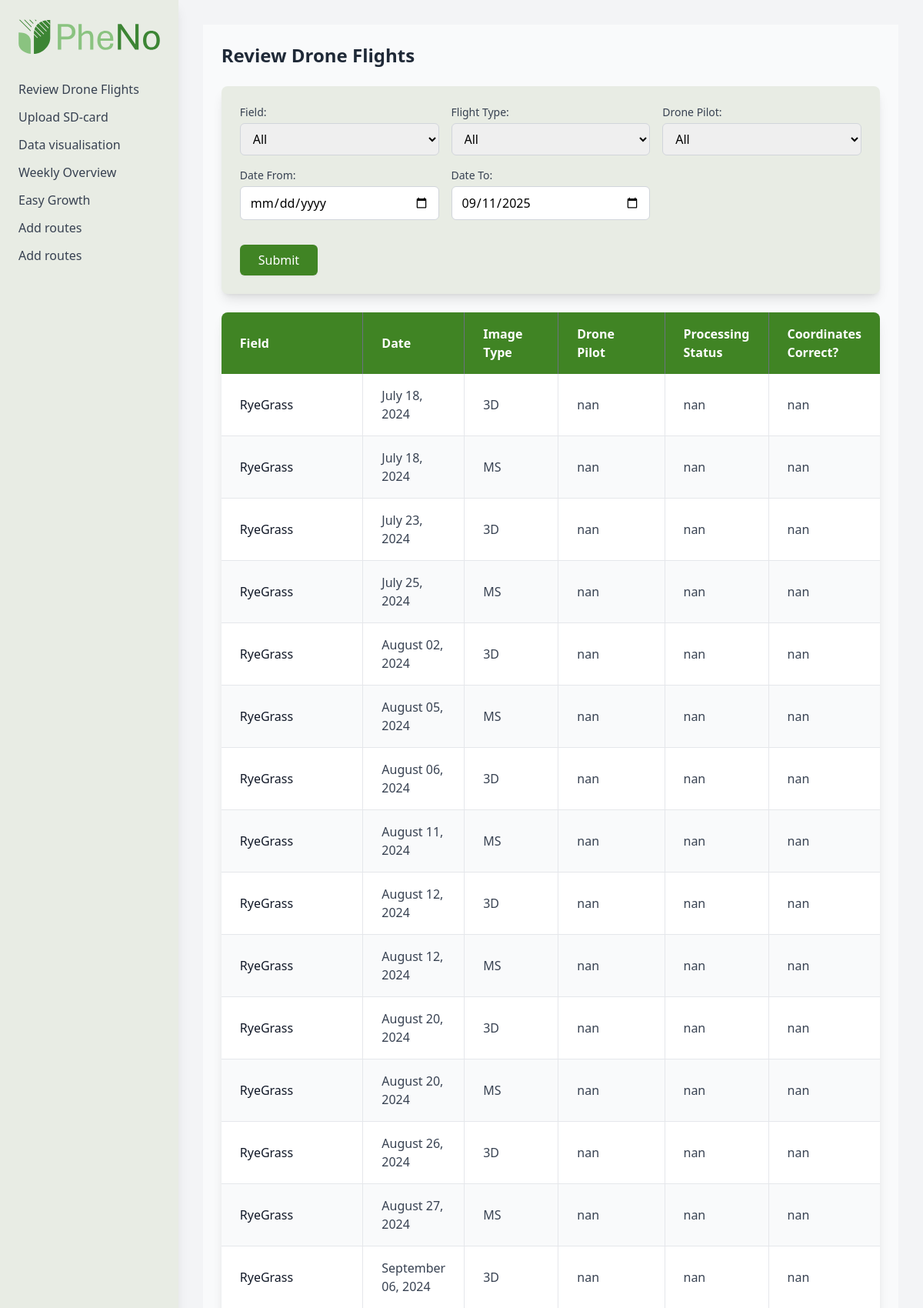
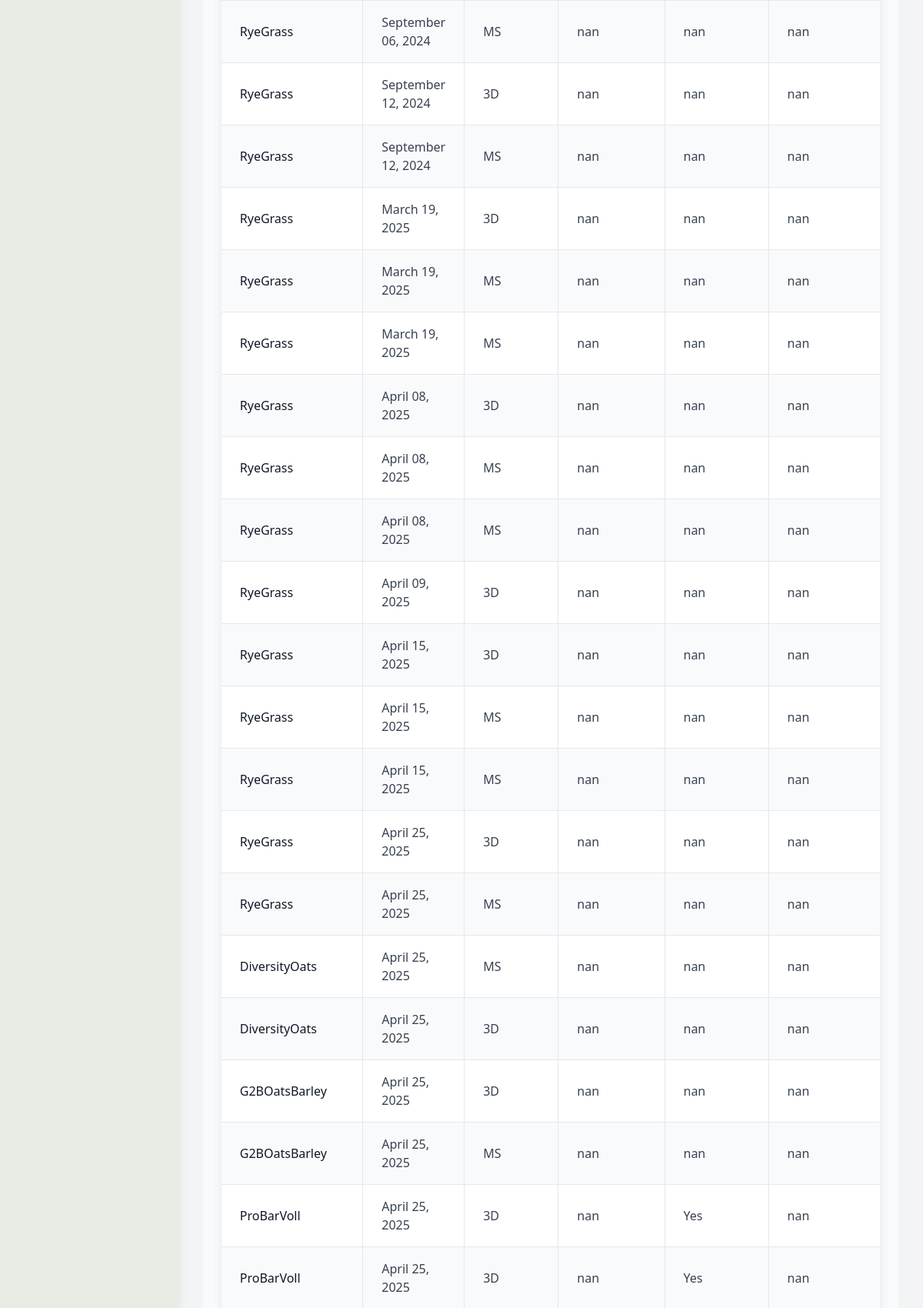
Page /review_drone_flights/ (upper part) on the committed database (2 pictures, top to bottom).
### mainapp/models.py (models this page shows)
class Flight_Log(models.Model):
    FLIGHT_TYPE_CHOICES = [
        ("MS", "MS"),
        ("3D", "3D"),
        ("Thermal", "Thermal"),
        ("RGB", "RGB"),
    ]
    DRONE_MODEL_CHOICES = [
        ("M3M-1", "M3M-1"),
        ("M3M-2", "M3M-2"),
        ("M4T", "M4T"),
    ]
    DRONE_PILOT_CHOICES = [
        ("Ivar", "Ivar"),
        ("Frederic", "Frederic"),
        ("Christopher", "Christopher"),
        ("Kristoffer", "Kristoffer"),
        ("Ludvik", "Ludvik"),
        ("Jorgen", "Jorgen"),
        ("Mia", "Mia"),
        ("Fahad", "Fahad"),
        ("Other", "Other"),
    ]
    REFLECTANCE_PANEL_CHOICES = [
        ("New", "New"),
        ("Old", "Old"),
        ("Carpet", "Carpet"),
    ]
    YES_NO_CHOICES = [
        ("Yes", "Yes"),
        ("No", "No"),
    ]
    foldername = models.CharField(max_length=100, null=True, blank=True)
    flight_field_id = models.CharField(max_length=100, null=True, blank=True)
    project = models.CharField(max_length=100, null=True, blank=True)
    flight_type = models.CharField(
        max_length=100, choices=FLIGHT_TYPE_CHOICES, null=True, blank=True
    )
    drone_type = models.CharField(
        max_length=20, choices=DRONE_MODEL_CHOICES, null=True, blank=True
    )
    drone_pilot = models.CharField(
        max_length=20, choices=DRONE_PILOT_CHOICES, null=True, blank=True
    )
    reflectance_panel = models.CharField(
        max_length=100, choices=REFLECTANCE_PANEL_CHOICES, null=True, blank=True
    )
    flight_date = models.DateField(null=True, blank=True)
    flight_start = models.CharField(max_length=100, null=True, blank=True)
    flight_endstart = models.CharField(max_length=100, null=True, blank=True)
    flight_date = models.DateField(null=True, blank=True)
    flight_comments = models.CharField(max_length=200, null=True, blank=True)
    p4d_step1 = models.CharField(max_length=100, null=True, blank=True)
    p4d_step1_done_by = models.CharField(
        max_length=20, choices=DRONE_PILOT_CHOICES, null=True, blank=True
    )
    p4d_step1_workable_data = models.CharField(
        max_length=100, choices=YES_NO_CHOICES, null=True, blank=True
    )
    p4d_processing = models.CharField(
        max_length=100, choices=YES_NO_CHOICES, null=True, blank=True
    )
    p4d_processing_done_by = models.CharField(
        max_length=20, choices=DRONE_PILOT_CHOICES, null=True, blank=True
    )
    p4d_processing_pc = models.CharField(max_length=100, null=True, blank=True)
    p4d_processing_comments = models.CharField(max_length=200, null=True, blank=True)
    flight_height = models.CharField(max_length=100, null=True, blank=True)
    flight_side_over = models.CharField(max_length=100, null=True, blank=True)
    flight_front_over = models.CharField(max_length=100, null=True, blank=True)
    flight_wind_speed = models.CharField(max_length=100, null=True, blank=True)
    flight_drone_type = models.CharField(max_length=100, null=True, blank=True)
    new_folder_name = models.CharField(max_length=200, null=True, blank=True)
    root_folder = models.CharField(max_length=200, null=True, blank=True)
    flight_path = models.CharField(max_length=200, null=True, blank=True)
    p4d_path = models.CharField(max_length=200, null=True, blank=True)

### mainapp/views.py (the view)
def review_drone_flights(request):
    flights = []
    fields = [{"value": "all", "label": "All"}]
    flight_types = [{"value": "all", "label": "All"}]
    drone_pilots = [{"value": "all", "label": "All"}]
    selected_field = request.GET.get("field", "all")
    selected_flight_type = request.GET.get("flight_type", "all")
    selected_drone_pilot = request.GET.get("drone_pilot", "all")
    date_from = request.GET.get("date_from")
    date_to = request.GET.get("date_to")
    qs = Flight_Log.objects.all()
    if selected_field != "all":
        qs = qs.filter(flight_field_id=selected_field)
    if selected_flight_type != "all":
        qs = qs.filter(flight_type=selected_flight_type)
    if selected_drone_pilot != "all":
        qs = qs.filter(drone_pilot=selected_drone_pilot)
    if date_from:
        date_from_parsed = parse_date(date_from)
        if date_from_parsed:
            qs = qs.filter(flight_date__gte=date_from_parsed)
    if date_to:
        date_to_parsed = parse_date(date_to)
        if date_to_parsed:
            qs = qs.filter(flight_date__lte=date_to_parsed)
    flights = []
    for flight in qs:
        if isinstance(flight.flight_date, str):
            try:
                flight_date_obj = datetime.strptime(
                    flight.flight_date, "%d-%b-%Y"
                ).date()
            except Exception:
                flight_date_obj = None
        else:
            flight_date_obj = flight.flight_date
        flights.append(
            {
                "id": flight.id,
                "field": flight.flight_field_id,
                "date": flight_date_obj,
                "date_display": (
                    flight_date_obj.strftime("%B %d, %Y") if flight_date_obj else ""
                ),
                "image_type": flight.flight_type,
                "drone_pilot": flight.drone_pilot,
                "processing_status": flight.p4d_processing,
                "coordinates_correct": flight.p4d_step1_workable_data or "",
            }
        )
    unique_fields = Flight_Log.objects.values_list(
        "flight_field_id", flat=True
    ).distinct()
    unique_flight_types = Flight_Log.objects.values_list(
        "flight_type", flat=True
    ).distinct()
    unique_drone_pilots = Flight_Log.objects.values_list(
        "drone_pilot", flat=True
    ).distinct()
    fields += [{"value": f, "label": f} for f in sorted(filter(None, unique_fields))]
    flight_types += [
        {"value": f, "label": f} for f in sorted(filter(None, unique_flight_types))
    ]
    drone_pilots += [
        {"value": p, "label": p} for p in sorted(filter(None, unique_drone_pilots))
    ]
    context = {
        "flights": flights,
        "fields": fields,
        "flight_types": flight_types,
        "drone_pilots": drone_pilots,
        "selected_field": selected_field,
        "selected_flight_type": selected_flight_type,
        "selected_drone_pilot": selected_drone_pilot,
        "selected_date_from": date_from,
        "selected_date_to": date_to,
    }
    return render(request, "mainapp/review_drone_flights.html", context)

### mainapp/templates/mainapp/review_drone_flights.html (shortened to what this page needs)
{% extends "mainapp/base.html" %}
{% block content %}
<div class="p-6 bg-gray-50 min-h-screen">
  <h2 class="text-2xl font-bold mb-6 text-gray-800">Review Drone Flights</h2>
  <div class="bg-white rounded-lg shadow-lg p-6 mb-6" style="background-color: #e8ece4;">
    <form action="{% url 'review_drone_flights' %}" method="get" class="space-y-4">
      <div class="grid grid-cols-1 md:grid-cols-2 lg:grid-cols-3 gap-4">
        <div>
          <label for="field" class="block text-sm font-medium text-gray-700 mb-1">Field:</label>
          <select id="field" name="field" class="w-full px-3 py-2 border border-gray-300 rounded-md focus:outline-none focus:ring-2 focus:ring-blue-500 focus:border-transparent">
            {% for field in fields %}
              <option value="{{ field.value }}" {% if field.value == selected_field %}selected{% endif %}>{{ field.label }}</option>
            {% endfor %}
          </select>
        </div>
        <div>
          <label for="flight_type" class="block text-sm font-medium text-gray-700 mb-1">Flight Type:</label>
          <select id="flight_type" name="flight_type" class="w-full px-3 py-2 border border-gray-300 rounded-md focus:outline-none focus:ring-2 focus:ring-blue-500 focus:border-transparent">
            {% for ft in flight_types %}
              <option value="{{ ft.value }}" {% if ft.value == selected_flight_type %}selected{% endif %}>{{ ft.label }}</option>
            {% endfor %}
          </select>
        </div>
        <div>
          <label for="drone_pilot" class="block text-sm font-medium text-gray-700 mb-1">Drone Pilot:</label>
          <select id="drone_pilot" name="drone_pilot" class="w-full px-3 py-2 border border-gray-300 rounded-md focus:outline-none focus:ring-2 focus:ring-blue-500 focus:border-transparent">
            {% for pilot in drone_pilots %}
              <option value="{{ pilot.value }}" {% if pilot.value == selected_drone_pilot %}selected{% endif %}>{{ pilot.label }}</option>
            {% endfor %}
          </select>
        </div>
        <div>
          <label for="date_from" class="block text-sm font-medium text-gray-700 mb-1">Date From:</label>
          <input type="date" id="date_from" name="date_from" value="{{ selected_date_from }}" class="w-full px-3 py-2 border border-gray-300 rounded-md focus:outline-none focus:ring-2 focus:ring-blue-500 focus:border-transparent">
        </div>
        <div>
          <label for="date_to" class="block text-sm font-medium text-gray-700 mb-1">Date To:</label>
          <input type="date" id="date_to" name="date_to" value="{{ selected_date_to }}" class="w-full px-3 py-2 border border-gray-300 rounded-md focus:outline-none focus:ring-2 focus:ring-blue-500 focus:border-transparent">
        </div>
      </div>
      <div class="pt-4">
        <input type="submit" value="Submit" style="background-color: #408424;" class="hover:bg-blue-600 text-white px-6 py-2 rounded-md shadow-sm transition-colors duration-200 cursor-pointer" />
      </div>
    </form>
  </div>
  <div class="bg-white rounded-lg shadow-lg overflow-hidden">
    <table class="w-full">
      <thead>
        <tr class="text-white" style="background-color: #408424;">
          <th class="px-6 py-4 text-left font-semibold border-r border-gray-500">Field</th>
          <th class="px-6 py-4 text-left font-semibold border-r border-gray-500">Date</th>
          <th class="px-6 py-4 text-left font-semibold border-r border-gray-500">Image Type</th>
          <th class="px-6 py-4 text-left font-semibold border-r border-gray-500">Drone Pilot</th>
          <th class="px-6 py-4 text-left font-semibold border-r border-gray-500">Processing Status</th>
          <th class="px-6 py-4 text-left font-semibold">Coordinates Correct?</th>
        </tr>
      </thead>
      <tbody>
        {% for flight in flights %}
          <tr class="clickable-row {% cycle 'bg-white' 'bg-gray-50' %} border-b border-gray-200 hover:bg-blue-50 transition-colors duration-150 cursor-pointer" data-href="{% url 'flight_detail' flight.id %}">
            <td class="px-6 py-4 font-medium text-gray-900 border-r border-gray-200">{{ flight.field }}</td>
            <td class="px-6 py-4 text-gray-700 border-r border-gray-200">{{ flight.date_display }}</td>
            <td class="px-6 py-4 text-gray-700 border-r border-gray-200">{{ flight.image_type }}</td>
            <td class="px-6 py-4 text-gray-700 border-r border-gray-200">{{ flight.drone_pilot }}</td>
            <td class="px-6 py-4 text-gray-700 border-r border-gray-200">{{ flight.processing_status }}</td>
            <td class="px-6 py-4 text-gray-700">{{ flight.coordinates_correct }}</td>
          </tr>
        {% empty %}
          <tr class="bg-white border-b border-gray-200">
            <td colspan="6" class="px-6 py-8 text-center text-gray-500 italic">No flights found.</td>
          </tr>
        {% endfor %}
      </tbody>
    </table>
  </div>
</div>
{% endblock %}

### mainapp/templates/mainapp/base.html (shortened to what this page needs)
<!DOCTYPE html>
<html lang="en">
<head>
  <script src="https://cdn.tailwindcss.com"></script>
</head>
{% load static %}
{% load static %}
<body class="bg-gray-100 min-h-screen flex">
  <nav class="w-64 bg-beige shadow-lg h-screen p-6 space-y-4">
    <img src="{% static 'mainapp/images/pheno-logo-green.svg' %}" alt="UAV Data Processing" class="h-12 mb-8">
    <ul class="space-y-3 text-gray-700 font-medium">
      <li><a href="{% url 'review_drone_flights' %}" class="block hover:text-blue-600">Review Drone Flights</a></li>
      <li><a href="{% url 'sd_card_view' %}" class="block hover:text-blue-600">Upload SD-card</a></li>
      <li><a href="{% url 'data_visualisation' %}" class="block hover:text-blue-600">Data visualisation</a></li>
      <li><a href="{% url 'weekly_overview' %}" class="block hover:text-blue-600">Weekly Overview</a></li>
      <li><a href="{% url 'easy_growth' %}" class="block hover:text-blue-600">Easy Growth</a></li>
      <li><a href="{% url 'add_routes' %}" class="block hover:text-blue-600">Add routes</a></li>
      <li><a href="{% url 'add_routes' %}" class="block hover:text-blue-600">Add routes</a></li>
    </ul>
  </nav>
  <main class="flex-1 p-8">
    {% block content %}
    {% endblock %}
  </main>
</body>
</html>

### mainapp/templates/mainapp/base.html (style rules this page uses)
.bg-beige { background-color: #e8ece4; }

### rows in the picture
Flight_Log: field "RyeGrass", image_type "3D", drone_pilot "nan", processing_status "nan", coordinates_correct "nan"
Flight_Log: field "RyeGrass", image_type "MS", drone_pilot "nan", processing_status "nan", coordinates_correct "nan"
Flight_Log: field "RyeGrass", image_type "3D", drone_pilot "nan", processing_status "nan", coordinates_correct "nan"
Flight_Log: field "RyeGrass", image_type "MS", drone_pilot "nan", processing_status "nan", coordinates_correct "nan"
Flight_Log: field "RyeGrass", image_type "3D", drone_pilot "nan", processing_status "nan", coordinates_correct "nan"
Flight_Log: field "RyeGrass", image_type "MS", drone_pilot "nan", processing_status "nan", coordinates_correct "nan"
Flight_Log: field "RyeGrass", image_type "3D", drone_pilot "nan", processing_status "nan", coordinates_correct "nan"
Flight_Log: field "RyeGrass", image_type "MS", drone_pilot "nan", processing_status "nan", coordinates_correct "nan"
Flight_Log: field "RyeGrass", image_type "3D", drone_pilot "nan", processing_status "nan", coordinates_correct "nan"
Flight_Log: field "RyeGrass", image_type "MS", drone_pilot "nan", processing_status "nan", coordinates_correct "nan"
Flight_Log: field "RyeGrass", image_type "3D", drone_pilot "nan", processing_status "nan", coordinates_correct "nan"
Flight_Log: field "RyeGrass", image_type "MS", drone_pilot "nan", processing_status "nan", coordinates_correct "nan"
Flight_Log: field "RyeGrass", image_type "3D", drone_pilot "nan", processing_status "nan", coordinates_correct "nan"
Flight_Log: field "RyeGrass", image_type "MS", drone_pilot "nan", processing_status "nan", coordinates_correct "nan"
Flight_Log: field "RyeGrass", image_type "3D", drone_pilot "nan", processing_status "nan", coordinates_correct "nan"
Flight_Log: field "RyeGrass", image_type "MS", drone_pilot "nan", processing_status "nan", coordinates_correct "nan"
Flight_Log: field "RyeGrass", image_type "3D", drone_pilot "nan", processing_status "nan", coordinates_correct "nan"
Flight_Log: field "RyeGrass", image_type "MS", drone_pilot "nan", processing_status "nan", coordinates_correct "nan"
Flight_Log: field "RyeGrass", image_type "3D", drone_pilot "nan", processing_status "nan", coordinates_correct "nan"
Flight_Log: field "RyeGrass", image_type "MS", drone_pilot "nan", processing_status "nan", coordinates_correct "nan"
Flight_Log: field "RyeGrass", image_type "MS", drone_pilot "nan", processing_status "nan", coordinates_correct "nan"
Flight_Log: field "RyeGrass", image_type "3D", drone_pilot "nan", processing_status "nan", coordinates_correct "nan"
Flight_Log: field "RyeGrass", image_type "MS", drone_pilot "nan", processing_status "nan", coordinates_correct "nan"
Flight_Log: field "RyeGrass", image_type "MS", drone_pilot "nan", processing_status "nan", coordinates_correct "nan"
Flight_Log: field "RyeGrass", image_type "3D", drone_pilot "nan", processing_status "nan", coordinates_correct "nan"
Flight_Log: field "RyeGrass", image_type "3D", drone_pilot "nan", processing_status "nan", coordinates_correct "nan"
Flight_Log: field "RyeGrass", image_type "MS", drone_pilot "nan", processing_status "nan", coordinates_correct "nan"
Flight_Log: field "RyeGrass", image_type "MS", drone_pilot "nan", processing_status "nan", coordinates_correct "nan"
Flight_Log: field "RyeGrass", image_type "3D", drone_pilot "nan", processing_status "nan", coordinates_correct "nan"
Flight_Log: field "RyeGrass", image_type "MS", drone_pilot "nan", processing_status "nan", coordinates_correct "nan"
Flight_Log: field "DiversityOats", image_type "MS", drone_pilot "nan", processing_status "nan", coordinates_correct "nan"
Flight_Log: field "DiversityOats", image_type "3D", drone_pilot "nan", processing_status "nan", coordinates_correct "nan"
Flight_Log: field "G2BOatsBarley", image_type "3D", drone_pilot "nan", processing_status "nan", coordinates_correct "nan"
Flight_Log: field "G2BOatsBarley", image_type "MS", drone_pilot "nan", processing_status "nan", coordinates_correct "nan"
Flight_Log: field "ProBarVoll", image_type "3D", drone_pilot "nan", processing_status "Yes", coordinates_correct "nan"
Flight_Log: field "ProBarVoll", image_type "3D", drone_pilot "nan", processing_status "Yes", coordinates_correct "nan"

### other values in the picture
{{ flight.date_display }} "July 18, 2024" "July 18, 2024" "July 23, 2024" "July 25, 2024" "August 02, 2024" "August 05, 2024" "August 06, 2024" "August 11, 2024" "August 12, 2024" "August 12, 2024" "August 20, 2024" "August 20, 2024" "August 26, 2024" "August 27, 2024" "September 06, 2024" "September 06, 2024" "September 12, 2024" "September 12, 2024" "March 19, 2025" "March 19, 2025" "March 19, 2025" "April 08, 2025" "April 08, 2025" "April 08, 2025" "April 09, 2025" "April 15, 2025" "April 15, 2025" "April 15, 2025" "April 25, 2025" "April 25, 2025" "April 25, 2025" "April 25, 2025" "April 25, 2025" "April 25, 2025" "April 25, 2025" "April 25, 2025"
form field field "All"
form field flight_type "All"
form field drone_pilot "All"
